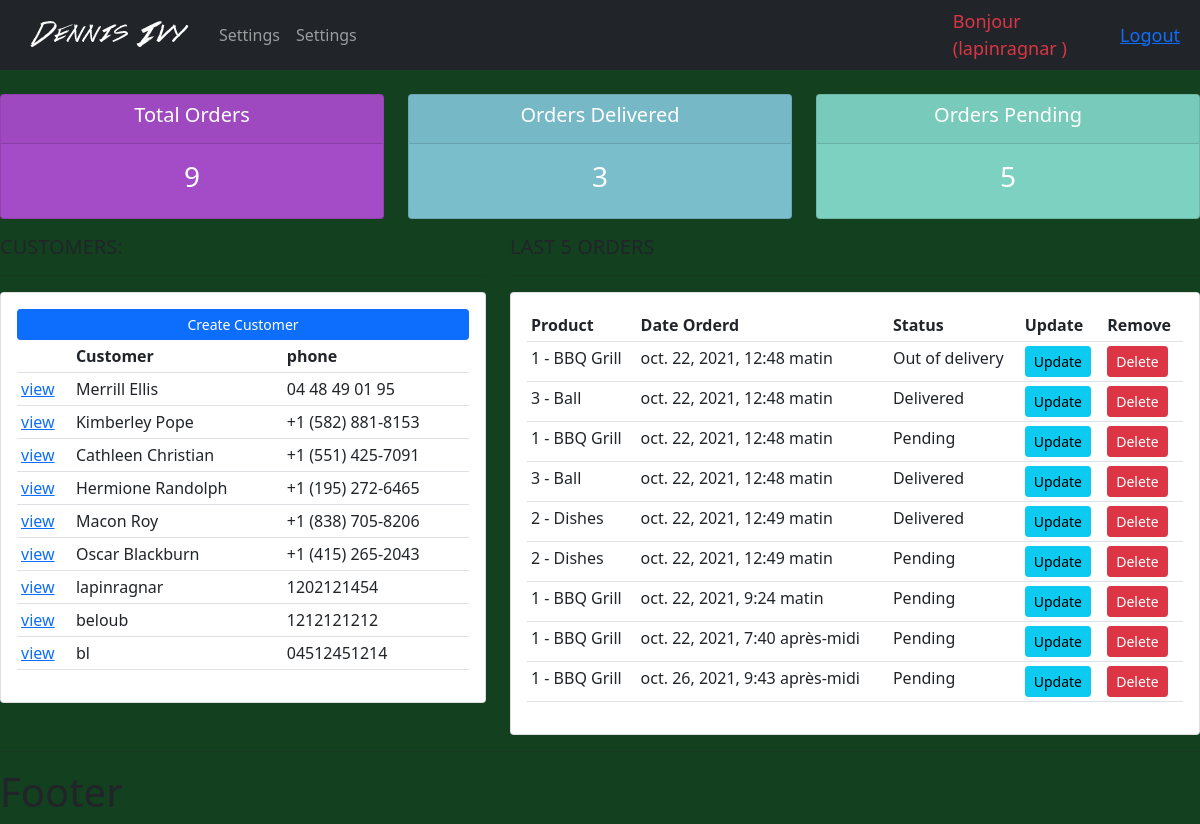
The app's page / (signed in) with its own data.
### accounts/models.py (models this page shows, shortened)
class Customer(models.Model):
    user = models.OneToOneField(User, null=True, blank=True, on_delete=models.CASCADE)
    name = models.CharField(max_length=200, null=True)
    phone = models.CharField(max_length=200, null=True)
    email = models.CharField(max_length=200, null=True)
    profile_pic = models.ImageField(default='profile1.png', null=True, blank=True)
    date_created = models.DateTimeField(auto_now_add=True, null=True)

class Order(models.Model):
    STATUS = (
        ('Pending', 'Pending'),
        ('Out of delivery', 'Out of delivery'),
        ('Delivered', 'Delivered')
    )
    customer = models.ForeignKey(Customer, null=True, on_delete=models.SET_NULL)
    product = models.ForeignKey(Product, null=True, on_delete=models.SET_NULL)
    date_created = models.DateTimeField(auto_now_add=True, null=True)
    status = models.CharField(max_length=200, null=True, choices=STATUS)
    note = models.CharField(max_length=1000, null=True)

class Product(models.Model):
    CATEGORY = (
        ('Indoor', 'Indoor'),
        ('Out Door', 'Out Door')
    )
    name = models.CharField(max_length=200, null=True)
    price = models.FloatField(null=True)
    category = models.CharField(max_length=200, null=True, choices=CATEGORY)
    description = models.CharField(max_length=200, null=True, blank=True)
    date_created = models.DateTimeField(auto_now_add=True, null=True)
    tags = models.ManyToManyField(Tag)
    def __str__(self):
        return f" {self.id} - {self.name} "

### accounts/decorators.py (the view)
    def wrapper_function(request, *args, **kwargs):
        group = None
        if request.user.groups.exists():
            group = request.user.groups.all()[0].name
        if group == 'customer':
            return redirect('user-page')
        if group == 'admin':
            return view_func(request, *args, **kwargs)

### accounts/views.py (called while the page is built)
@login_required(login_url='login')
@admin_only
def home(request):
    orders = Order.objects.all()
    customers = Customer.objects.all()
    print(request.user)
    total_customers = customers.count()
    total_orders = orders.count()
    delivered = orders.filter(status='Delivered').count()
    pending = orders.filter(status='Pending').count()
    context = {
        'orders': orders,
        'customers': customers,
        'total_customers': total_customers,
        'total_orders': total_orders,
        'delivered': delivered,
        'pending': pending,
    }
    return render(request, 'accounts/dashboard.html', context)

### templates/accounts/dashboard.html (shortened to what this page needs)
{% extends 'accounts/main.html' %}
{% block content %}
    <div class="row">
        <div class="col-md-5">
            <h5>CUSTOMERS:</h5>
            <hr>
            <div class="card card-body">
                <a class="btn btn-primary  btn-sm btn-block" href="">Create Customer</a>
                <table class="table table-sm">
                    <tr>
                        <th></th>
                        <th>Customer</th>
                        <th>phone</th>
                    </tr>
                    {% for customer in customers %}
                        <tr>
                            <td><a href="{% url 'customer' customer.id %}">view</a></td>
                            <td>{{ customer.name }}</td>
                            <td>{{ customer.phone }}</td>
                        </tr>
                    {% endfor %}
                </table>
            </div>
        </div>
        <div class="col-md-7">
            <h5>LAST 5 ORDERS</h5>
            <hr>
            <div class="card card-body">
                <table class="table table-sm">
                    <tr>
                        <th>Product</th>
                        <th>Date Orderd</th>
                        <th>Status</th>
                        <th>Update</th>
                        <th>Remove</th>
                    </tr>
                    {% for order in orders %}
                        <tr>
                            <td>{{ order.product }}</td>
                            <td>{{ order.date_created }}</td>
                            <td>{{ order.status }}</td>
                            <td><a class="btn btn-sm btn-info" href="{% url 'update_order' order.id %}">Update</a></td>
                            <td><a class="btn btn-sm btn-danger" href="{% url 'delete_order' order.id %}">Delete</a></td>
                        </tr>
                    {% endfor %}
                </table>
            </div>
        </div>
    </div>
{% endblock %}

### templates/accounts/main.html (shortened to what this page needs)
{% load static %}
<!DOCTYPE html>
<html lang="en">
<head>
    <link href="https://cdn.jsdelivr.net/npm/bootstrap@5.0.2/dist/css/bootstrap.min.css" rel="stylesheet">
    <link rel="stylesheet" type="text/css" href="{% static '/css/accounts/main.css' %}">
</head>
<body>
    {% include 'accounts/partials/_navbar.html' %}
    {% include 'accounts/status.html' %}
    {% block content %}{% endblock %}
    {% include 'accounts/partials/_footer.html' %}
</body>
</html>

### templates/accounts/partials/_navbar.html (shortened to what this page needs)
{% load static %}
<nav class="navbar navbar-expand-lg navbar-dark bg-dark">
  <div class="container-fluid">
        <img src="{% static 'images/logo.png' %}" alt="">
        <div class="collapse navbar-collapse" id="navbarNav">
          <ul class="navbar-nav">
            {% if request.user.is_stuff %}
                <li class="nav-item">
                  <a class="nav-link" href="{% url 'home' %}">Dashboard</a>
                </li>
                <li class="nav-item">
                  <a class="nav-link" href="{% url 'products' %}">Products</a>
                </li>
            {% else %}
                <li class="nav-item">
                  <a class="nav-link" href="{% url 'account' %}">Settings</a>
                </li>
                <li class="nav-item">
                  <a class="nav-link" href="{% url 'account' %}">Settings</a>
                </li>
            {% endif %}
          </ul>
        </div>
  </div>
    <span class="hello-msg text-danger ">Bonjour ({{ request.user }} )</span>
    <span class="hello-msg"><a href="{% url 'logout' %}">Logout</a></span>
</nav>

### templates/accounts/status.html
<br>
<div class="row">
    <div class="col">
        <div class="col-md">
            <div class="card text-center text-white  mb-3" id="total-orders">
                <div class="card-header">
                    <h5 class="card-title">Total Orders</h5>
                </div>
                <div class="card-body">
                    <h3 class="card-title">{{ total_orders }}</h3>
                </div>
            </div>
        </div>
    </div>
    <div class="col">
        <div class="col-md">
            <div class="card text-center text-white  mb-3" id="orders-delivered">
                <div class="card-header">
                    <h5 class="card-title">Orders Delivered</h5>
                </div>
                <div class="card-body">
                    <h3 class="card-title">{{ delivered }}</h3>
                </div>
            </div>
        </div>
    </div>
    <div class="col">
        <div class="col-md">
            <div class="card text-center text-white  mb-3" id="orders-pending">
                <div class="card-header">
                    <h5 class="card-title">Orders Pending</h5>
                </div>
                <div class="card-body">
                    <h3 class="card-title">{{ pending }}</h3>
                </div>
            </div>
        </div>
    </div>
</div>

### templates/accounts/partials/_footer.html
    <hr>
    <h1>Footer</h1>

### static/css/accounts/main.css (style rules this page uses)
body { background-color: #13401e; }
#total-orders { background-color: #a44cc7; }
#orders-delivered { background-color: #7abecc; }
#orders-pending { background-color: #7CD1C0; }

### templates/accounts/partials/_navbar.html (style rules this page uses)
.hello-msg { font-size: 18px; color: #fff; margin-right: 20px; }

### records on screen
Customer: name "Merrill Ellis", phone "04 48 49 01 95"
Customer: name "Kimberley Pope", phone "+1 (582) 881-8153"
Customer: name "Cathleen Christian", phone "+1 (551) 425-7091"
Customer: name "Hermione Randolph", phone "+1 (195) 272-6465"
Customer: name "Macon Roy", phone "+1 (838) 705-8206"
Customer: name "Oscar Blackburn", phone "+1 (415) 265-2043"
Customer: name "lapinragnar", phone "1202121454"
Customer: name "beloub", phone "1212121212"
Customer: name "bl", phone "04512451214"
Order: product "1 - BBQ Grill", date_created "oct. 22, 2021, 12:48 matin", status "Out of delivery"
Order: product "3 - Ball", date_created "oct. 22, 2021, 12:48 matin", status "Delivered"
Order: product "1 - BBQ Grill", date_created "oct. 22, 2021, 12:48 matin", status "Pending"
Order: product "3 - Ball", date_created "oct. 22, 2021, 12:48 matin", status "Delivered"
Order: product "2 - Dishes", date_created "oct. 22, 2021, 12:49 matin", status "Delivered"
Order: product "2 - Dishes", date_created "oct. 22, 2021, 12:49 matin", status "Pending"
Order: product "1 - BBQ Grill", date_created "oct. 22, 2021, 9:24 matin", status "Pending"
Order: product "1 - BBQ Grill", date_created "oct. 22, 2021, 7:40 après-midi", status "Pending"
Order: product "1 - BBQ Grill", date_created "oct. 26, 2021, 9:43 après-midi", status "Pending"

### other values on screen
{{ request.user }} "lapinragnar"
{{ total_orders }} "9"
{{ delivered }} "3"
{{ pending }} "5"
